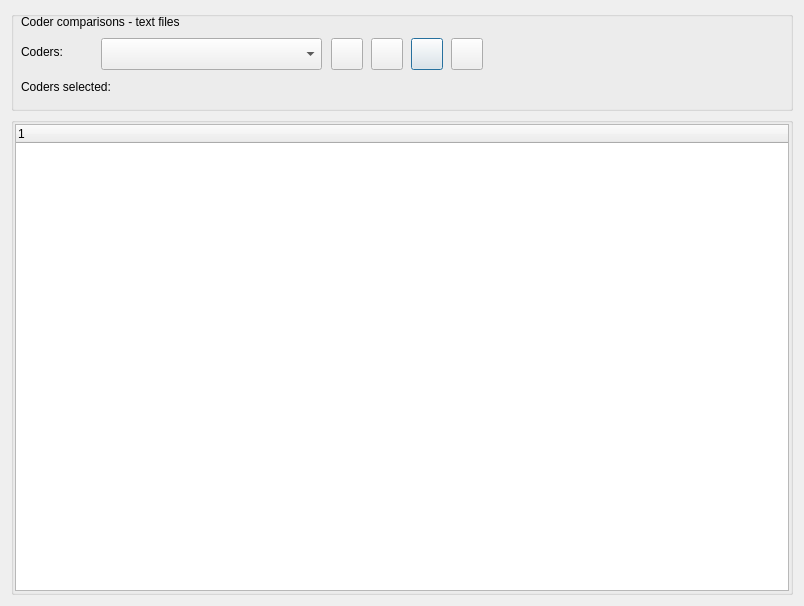
<?xml version="1.0" encoding="UTF-8"?>
<ui version="4.0">
 <class>Dialog_reportComparisons</class>
 <widget class="QDialog" name="Dialog_reportComparisons">
  <property name="windowModality">
   <enum>Qt::NonModal</enum>
  </property>
  <property name="geometry">
   <rect>
    <x>0</x>
    <y>0</y>
    <width>804</width>
    <height>606</height>
   </rect>
  </property>
  <property name="windowTitle">
   <string>Coder Comparisons</string>
  </property>
  <layout class="QVBoxLayout" name="verticalLayout">
   <item>
    <widget class="QGroupBox" name="groupBox">
     <property name="minimumSize">
      <size>
       <width>0</width>
       <height>100</height>
      </size>
     </property>
     <property name="maximumSize">
      <size>
       <width>16777215</width>
       <height>100</height>
      </size>
     </property>
     <property name="title">
      <string/>
     </property>
     <widget class="QPushButton" name="pushButton_export">
      <property name="geometry">
       <rect>
        <x>400</x>
        <y>27</y>
        <width>32</width>
        <height>32</height>
       </rect>
      </property>
      <property name="toolTip">
       <string>&lt;html&gt;&lt;head/&gt;&lt;body&gt;&lt;p&gt;Export Excel&lt;/p&gt;&lt;/body&gt;&lt;/html&gt;</string>
      </property>
      <property name="text">
       <string/>
      </property>
     </widget>
     <widget class="QPushButton" name="pushButton_run">
      <property name="geometry">
       <rect>
        <x>320</x>
        <y>27</y>
        <width>32</width>
        <height>32</height>
       </rect>
      </property>
      <property name="toolTip">
       <string>&lt;html&gt;&lt;head/&gt;&lt;body&gt;&lt;p&gt;Run comparison&lt;/p&gt;&lt;/body&gt;&lt;/html&gt;</string>
      </property>
      <property name="text">
       <string/>
      </property>
     </widget>
     <widget class="QLabel" name="label_2">
      <property name="geometry">
       <rect>
        <x>10</x>
        <y>30</y>
        <width>71</width>
        <height>22</height>
       </rect>
      </property>
      <property name="text">
       <string>Coders:</string>
      </property>
     </widget>
     <widget class="QComboBox" name="comboBox_coders">
      <property name="geometry">
       <rect>
        <x>90</x>
        <y>27</y>
        <width>221</width>
        <height>32</height>
       </rect>
      </property>
      <property name="toolTip">
       <string>&lt;html&gt;&lt;head/&gt;&lt;body&gt;&lt;p&gt;Select two coders&lt;/p&gt;&lt;/body&gt;&lt;/html&gt;</string>
      </property>
     </widget>
     <widget class="QPushButton" name="pushButton_clear">
      <property name="geometry">
       <rect>
        <x>360</x>
        <y>27</y>
        <width>32</width>
        <height>32</height>
       </rect>
      </property>
      <property name="toolTip">
       <string>&lt;html&gt;&lt;head/&gt;&lt;body&gt;&lt;p&gt;Clear selection&lt;/p&gt;&lt;/body&gt;&lt;/html&gt;</string>
      </property>
      <property name="text">
       <string/>
      </property>
     </widget>
     <widget class="QLabel" name="label_title">
      <property name="geometry">
       <rect>
        <x>10</x>
        <y>0</y>
        <width>491</width>
        <height>22</height>
       </rect>
      </property>
      <property name="text">
       <string>Coder comparisons - text files</string>
      </property>
     </widget>
     <widget class="QLabel" name="label_selections">
      <property name="geometry">
       <rect>
        <x>10</x>
        <y>60</y>
        <width>751</width>
        <height>32</height>
       </rect>
      </property>
      <property name="minimumSize">
       <size>
        <width>0</width>
        <height>32</height>
       </size>
      </property>
      <property name="maximumSize">
       <size>
        <width>16777213</width>
        <height>32</height>
       </size>
      </property>
      <property name="text">
       <string>Coders selected:</string>
      </property>
      <property name="wordWrap">
       <bool>true</bool>
      </property>
     </widget>
     <widget class="QPushButton" name="pushButton_help1">
      <property name="geometry">
       <rect>
        <x>440</x>
        <y>27</y>
        <width>32</width>
        <height>32</height>
       </rect>
      </property>
      <property name="toolTip">
       <string>Statistics help</string>
      </property>
      <property name="text">
       <string/>
      </property>
     </widget>
    </widget>
   </item>
   <item>
    <widget class="QGroupBox" name="groupBox_2">
     <property name="title">
      <string/>
     </property>
     <layout class="QGridLayout" name="gridLayout">
      <property name="leftMargin">
       <number>1</number>
      </property>
      <property name="topMargin">
       <number>1</number>
      </property>
      <property name="rightMargin">
       <number>1</number>
      </property>
      <property name="bottomMargin">
       <number>1</number>
      </property>
      <property name="verticalSpacing">
       <number>2</number>
      </property>
      <item row="0" column="0">
       <widget class="QTreeWidget" name="treeWidget">
        <column>
         <property name="text">
          <string notr="true">1</string>
         </property>
        </column>
       </widget>
      </item>
     </layout>
    </widget>
   </item>
  </layout>
 </widget>
 <tabstops>
  <tabstop>comboBox_coders</tabstop>
  <tabstop>pushButton_run</tabstop>
  <tabstop>pushButton_clear</tabstop>
  <tabstop>pushButton_export</tabstop>
  <tabstop>pushButton_help1</tabstop>
  <tabstop>treeWidget</tabstop>
 </tabstops>
 <resources/>
 <connections/>
</ui>
